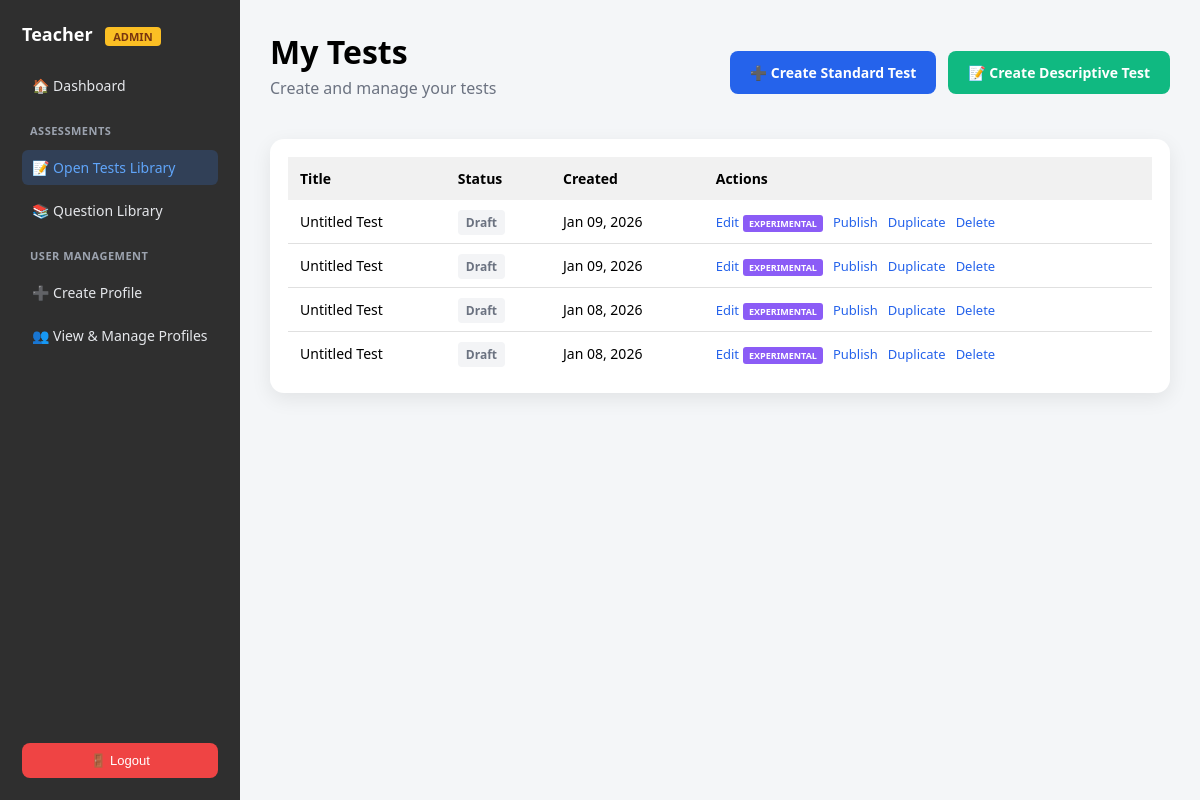
The app's page /teacher/tests/ (signed in), older data.
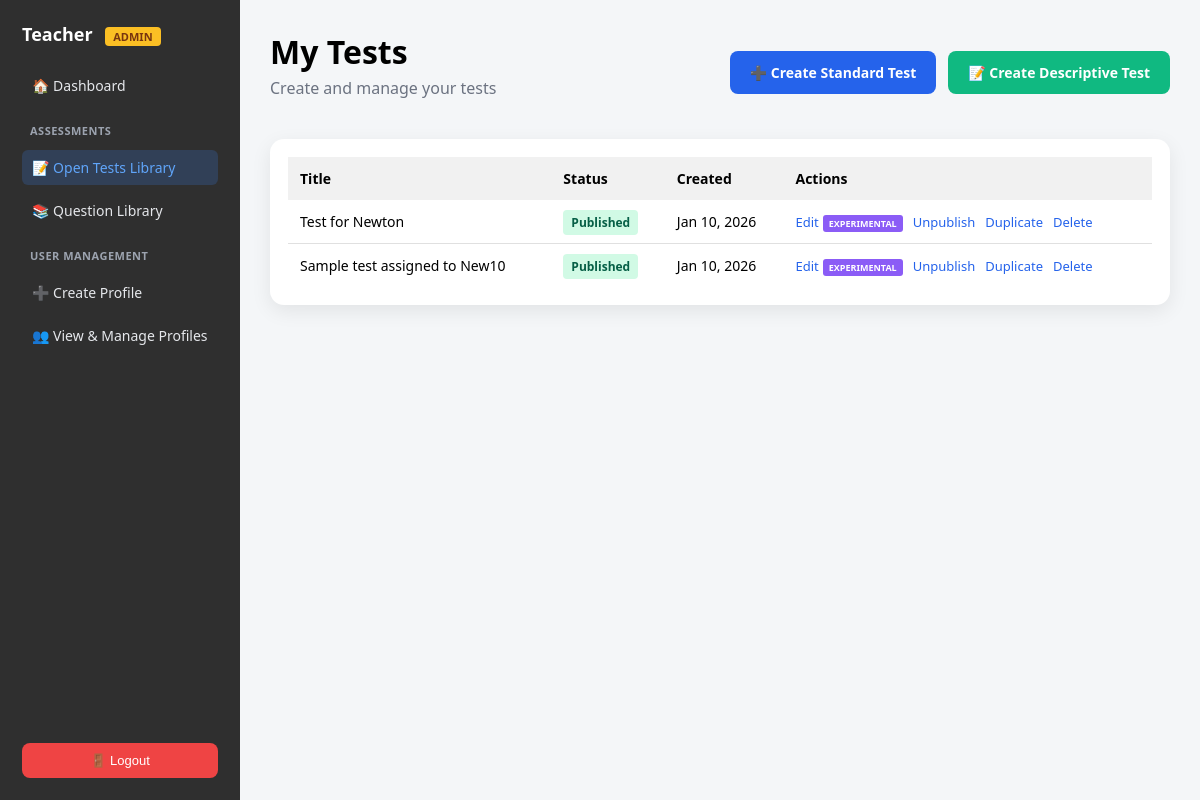
The same page, newer data.
### core/models.py (models this page shows, shortened)
class Test(models.Model):
    title = models.CharField(max_length=255)
    subject = models.ForeignKey(Subject, on_delete=models.SET_NULL, null=True, blank=True)
    created_by = models.ForeignKey(User, on_delete=models.CASCADE)
    is_published = models.BooleanField(default=False)
    start_time = models.DateTimeField(null=True, blank=True)
    duration_minutes = models.PositiveIntegerField(null=True, blank=True)
    created_at = models.DateTimeField(auto_now_add=True)
    questions = models.ManyToManyField(
        "Question",
        through="TestQuestion",
        blank=True,
        related_name="tests"
    )
    assigned_students = models.ManyToManyField(
        "Student",
        blank=True,
        related_name="assigned_tests"
    )
    assigned_groups = models.ManyToManyField(
        "ClassGroup",
        blank=True,
        related_name="assigned_tests"
    )
    excluded_students = models.ManyToManyField(
        "Student",
        blank=True,
        related_name="excluded_from_tests"
    )
    descriptive_structure = models.TextField(
        blank=True,
        null=True,
        help_text="JSON structure for descriptive/hierarchical questions"
    )
    test_type = models.CharField(
        max_length=20,
        choices=[
            ('standard', 'Standard Question Bank'),
            ('descriptive', 'Descriptive/Hierarchical')
        ],
        default='standard'
    )

### core/views.py (the view)
# urls.py: path("teacher/tests/", views.tests_list, name="tests_list"),
@login_required
def tests_list(request):
    school = get_user_school(request.user)
    tests = Test.objects.filter(created_by=request.user).order_by("-id")
    return render(
        request,
        "teacher/tests_list.html",
        {"tests": tests, "school": school}
    )

### core/views.py (called while the page is built)
def get_user_school(user):
    try:
        return user.profile.school
    except:
        return None

### core/templates/teacher/tests_list.html (shortened to what this page needs)
{% extends "teacher/teacher_base.html" %}
{% block content %}
<div class="tests-header" style="display: flex; justify-content: space-between; align-items: center; margin-bottom: 24px;">
  <div>
    <h1>My Tests</h1>
    <p style="color: #6b7280; margin-top: 4px;">Create and manage your tests</p>
  </div>
  <div style="display: flex; gap: 12px;">
    <a href="{% url 'create_test' %}" class="btn btn-primary">
      ➕ Create Standard Test
    </a>
    <a href="{% url 'create_descriptive_test' %}" class="btn btn-success" style="background: #10b981;">
      📝 Create Descriptive Test
    </a>
  </div>
</div>
<div class="table-wrap">
  <table>
    <thead>
      <tr>
        <th>Title</th>
        <th>Status</th>
        <th>Created</th>
        <th>Actions</th>
      </tr>
    </thead>
    <tbody>
      {% for test in tests %}
      <tr>
        <td>{{ test.title }}</td>
        <td>
          {% if test.is_published %}
            <span class="badge published">Published</span>
          {% else %}
            <span class="badge draft">Draft</span>
          {% endif %}
        </td>
        <td>{{ test.created_at|date:"M d, Y" }}</td>
        <td>
          <div class="actions">
            <a href="{% url 'edit_test' test.id %}">
              Edit<span class="experimental-badge">Experimental</span>
            </a>
            <a href="{% url 'toggle_publish' test.id %}">
              {% if test.is_published %}Unpublish{% else %}Publish{% endif %}
            </a>
            <a href="{% url 'duplicate_test' test.id %}">Duplicate</a>
            <a href="{% url 'delete_test' test.id %}"
               onclick="return confirm('Are you sure you want to delete this test?')">
              Delete
            </a>
          </div>
        </td>
      </tr>
      {% empty %}
      <tr>
        <td colspan="4" style="text-align: center; padding: 40px;">
          <em>No tests yet. Click "Create Test" to get started!</em>
        </td>
      </tr>
      {% endfor %}
    </tbody>
  </table>
</div>
{% endblock %}

### core/templates/teacher/teacher_base.html (shortened to what this page needs)
<!DOCTYPE html>
<html lang="en">
<head>
</head>
<body>
<div class="page">
  <aside class="sidebar">
    <h2>
      Teacher
      {% if request.user.profile.role == 'school_admin' %}
      <span class="admin-badge">ADMIN</span>
      {% endif %}
    </h2>
    <a href="{% url 'teacher_dashboard' %}"
       class="{% if request.path == '/teacher/' %}active{% endif %}">
      🏠 Dashboard
    </a>
    <div class="section-title">Assessments</div>
    <a href="{% url 'tests_list' %}"
       class="{% if '/tests/' in request.path %}active{% endif %}">
      📝 Open Tests Library
    </a>
    <a href="{% url 'question_library' %}"
       class="{% if '/questions/' in request.path %}active{% endif %}">
      📚 Question Library
    </a>
    <div class="section-title">User Management</div>
    <a href="{% url 'add_user' %}"
       class="{% if '/users/add/' in request.path %}active{% endif %}">
      ➕ Create Profile
    </a>
    <a href="{% url 'manage_users' %}"
       class="{% if '/users/manage/' in request.path %}active{% endif %}">
      👥 View & Manage Profiles
    </a>
    <div class="spacer"></div>
    <form method="post" action="{% url 'logout' %}">
      <button type="submit">🚪 Logout</button>
    </form>
  </aside>
  <main class="main">
    {% block content %}{% endblock %}
  </main>
</div>
</body>
</html>

### core/templates/teacher/teacher_base.html (style rules this page uses)
body { margin: 0; font-family: system-ui, -apple-system, BlinkMacSystemFont; background: #f4f6f8; }
.page { display: grid; grid-template-columns: 240px 1fr; height: 100vh; }
.sidebar { background: #2f2f2f; color: white; padding: 22px; display: flex; flex-direction: column; overflow-y: auto; }
.sidebar h2 { margin: 0 0 18px 0; font-size: 18px; font-weight: 600; }
.sidebar .section-title { font-size: 11px; font-weight: 600; text-transform: uppercase; letter-spacing: 0.5px; color: #9ca3af; margin: 16px 0 8px 0; padding: 0 8px; }
.sidebar a { display: block; color: #e5e7eb; text-decoration: none; margin: 4px 0; padding: 8px 10px; border-radius: 6px; font-size: 14px; transition: all 0.2s; }
.sidebar a.active { background: rgba(59, 130, 246, 0.2); color: #60a5fa; }
.admin-badge { background: #fbbf24; color: #78350f; padding: 2px 8px; border-radius: 4px; font-size: 11px; font-weight: 600; margin-left: 8px; }
.sidebar .spacer { flex: 1; }
.sidebar button { margin-top: 12px; width: 100%; padding: 10px; border-radius: 8px; border: none; background: #ef4444; color: white; font-size: 13px; font-weight: 500; cursor: pointer; transition: background 0.2s; }
.main { padding: 30px; overflow-y: auto; }

### core/templates/teacher/tests_list.html (style rules this page uses)
h1 { margin: 0; }
.btn { padding: 8px 16px; border-radius: 8px; border: none; cursor: pointer; font-size: 14px; text-decoration: none; display: inline-block; }
.table-wrap { background: white; border-radius: 14px; padding: 18px; box-shadow: 0 6px 20px rgba(0,0,0,.08); }
table { width: 100%; border-collapse: collapse; }
th, td { text-align: left; padding: 12px; font-size: 14px; }
th { background: #f1f1f1; font-weight: 600; }
tr:not(:last-child) td { border-bottom: 1px solid #e0e0e0; }
.actions { display: flex; gap: 10px; align-items: center; }
.actions a { color: #2563eb; text-decoration: none; font-size: 13px; }
.badge { padding: 4px 8px; border-radius: 4px; font-size: 12px; font-weight: 600; }
.badge.published { background: #d1fae5; color: #065f46; }
.experimental-badge { background: #8b5cf6; color: white; padding: 2px 6px; border-radius: 3px; font-size: 9px; font-weight: 600; margin-left: 4px; text-transform: uppercase; vertical-align: middle; }
.btn { padding: 12px 20px; border-radius: 8px; text-decoration: none; font-weight: 600; font-size: 14px; display: inline-flex; align-items: center; gap: 8px; transition: all 0.2s; }
.btn-primary { background: #2563eb; color: white; }
.btn-success { background: #10b981; color: white; }

Row changes from the older to the newer data that the page shows:
removed Test: title "Untitled Test", is_published "Draft", created_at "Jan 09, 2026"
removed Test: title "Untitled Test", is_published "Draft", created_at "Jan 09, 2026"
removed Test: title "Untitled Test", is_published "Draft", created_at "Jan 08, 2026"
removed Test: title "Untitled Test", is_published "Draft", created_at "Jan 08, 2026"
added Test: title "Test for Newton", is_published "Published", created_at "Jan 10, 2026"
added Test: title "Sample test assigned to New10", is_published "Published", created_at "Jan 10, 2026"
